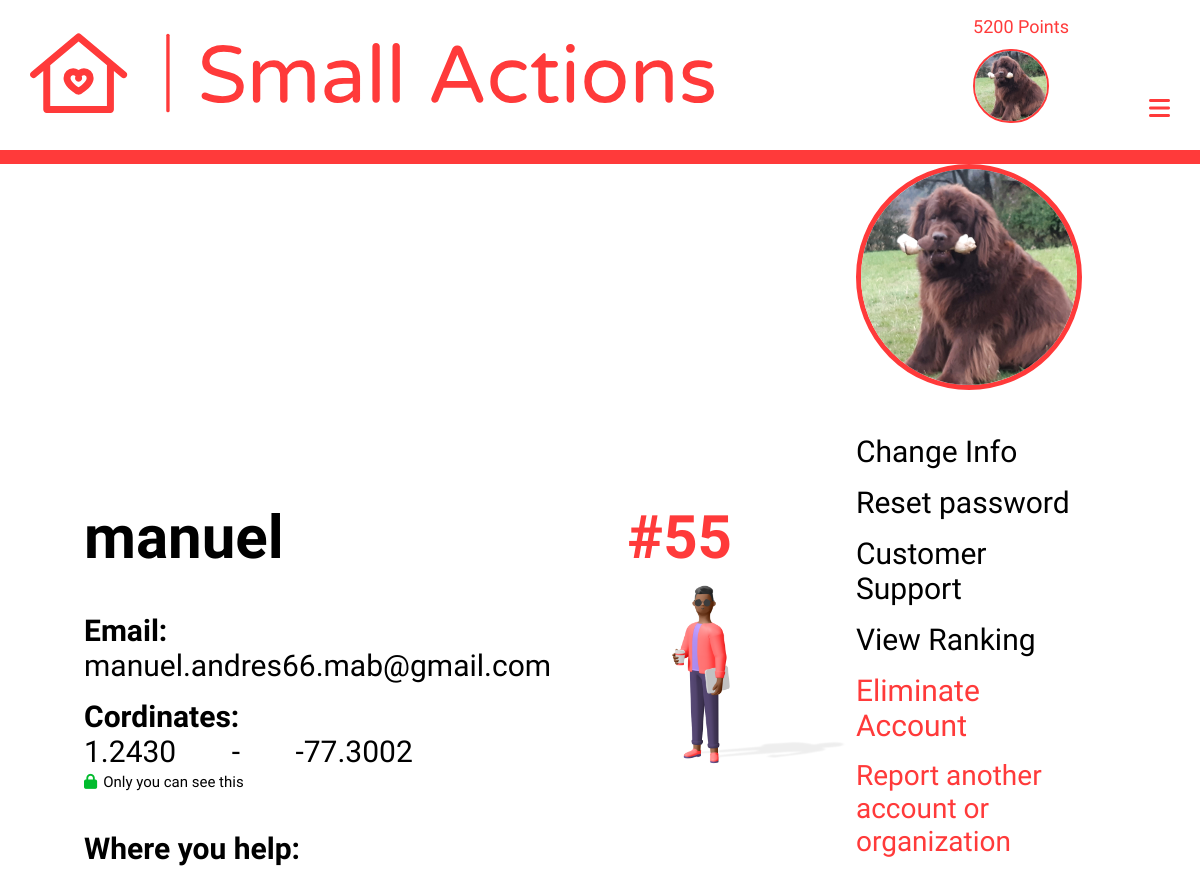
/account/ (signed in), run on an earlier commit of the app's database.
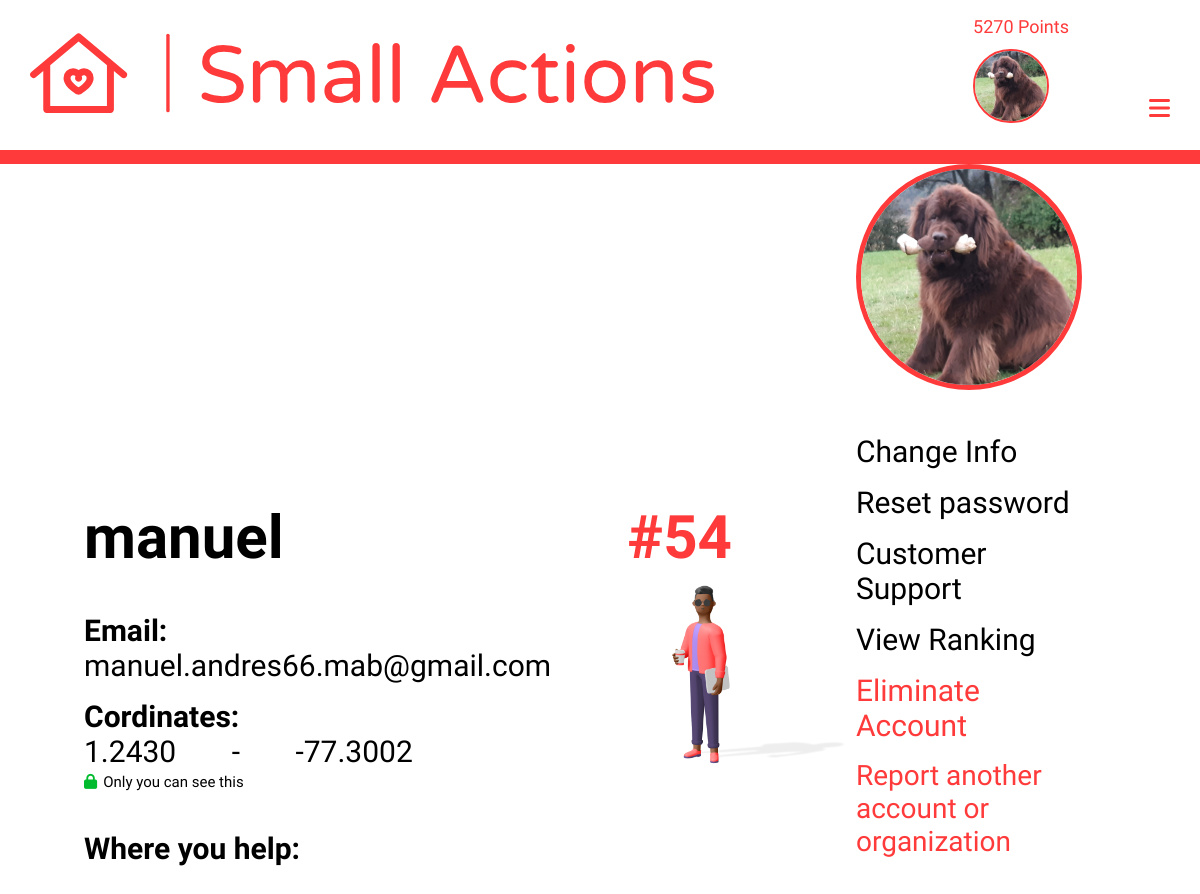
And on a later commit of the database.
### login/models.py (models this page shows)
class User(AbstractUser):
    points = models.PositiveIntegerField(default=0)
    photo = models.ImageField(upload_to="people", null=True, blank=True)
    latitude = models.DecimalField(max_digits=6, decimal_places=4, null=True, blank=True)
    longitude = models.DecimalField(max_digits=7, decimal_places=4, null=True, blank=True)
    visited = models.ManyToManyField(Help, related_name="persons_visited", null=True, blank=True)

### login/views.py (the view)
# urls.py: path('', views.account, name='account'),
@login_required(login_url='/account/login')
def account(request):
    user = User.objects.get(username=request.user)
    index = list(User.objects.order_by('-points')).index(user) + 1
    ctx = {'user' : user, 'index' : index}
    return render(request, 'login/account.html', ctx)

### templates/login/account.html (shortened to what this page needs)
<!DOCTYPE html>
{% load static %}
<html lang="en">
    <head>
        <link href='https://api.mapbox.com/mapbox-gl-js/v1.12.0/mapbox-gl.css' rel='stylesheet' />
        <link href="{% static 'login/css/account.css' %}" rel="stylesheet">
    </head>
    {% include 'maps/nav.html' %}
    <body>
        <div id='info'>
            <div>
                <h1>{{user.username}}</h1>
                <a href="{% url 'ranking' %}"><h2>#{{index}}</h2></a>
            </div>
            <div id="info_info">
                <div>
                    <h3>Email:</h3>
                    <h4>{{user.email}}</h4>
                </div>
                <div>
                    <h5 id="coordinates_title">Cordinates:</h5>
                    <h5><span id="latitude">{{user.latitude}}</span> <span>-</span> <span id="longitude">{{user.longitude}}</span></h5>
                    <p id="security"><i class="fas fa-lock"></i>Only you can see this</p>
                </div>
            </div>
            <img src="{% static 'login/images/account.png' %}" alt='person' id="person">
            <div>
                <h6 id="where">Where you help:</h6>
                <div id="map"></div>
            </div>
        </div>
        <div id="links">
            {% if request.user.photo %}
                <img src="{{request.user.photo.url}}" alt="account" id="account_photo">
            {% else %}
                <img src="{% static 'maps/images/logo_small_icon_only_inverted.png' %}" alt="account" id="account_prede">
            {% endif %}
            <div id="links_links">
                <a>Change Info</a>
                <a>Reset password</a>
                <a>Customer Support</a>
                <a href="{% url 'ranking' %}">View Ranking</a>
                <a class="danger">Eliminate Account</a>
                <a id="report" class="danger">Report another account or organization</a>
            </div>
        </div>
    </body>
</html>

### templates/maps/nav.html (shortened to what this page needs)
{% load static %}
<head>
    <link rel="stylesheet" href="{% static 'maps/css/nav.css' %}">
</head>
<body>
    <div id="all_bar">
        <div id="superior">
            <img src="{% static 'maps/images/logo.svg' %}" id="principal_logo" alt="logo">
            <div id="rigth_superior">
                {% if request.user.is_authenticated %}
                    <h6>{{request.user.points}} Points</h6>
                    {% if request.user.photo %}
                        <a href="{% url 'account' %}"><img src="{{request.user.photo.url}}" alt="account" id="porfile_photo_nav"></a>
                    {% else %}
                        <a href="{% url 'account' %}"><img src="{% static 'maps/images/logo_small_icon_only_inverted.png' %}" alt="account"></a>
                    {% endif %}
                {% else %}
                    <a href="{% url 'login' %}"><img src="{% static 'maps/images/logo_small_icon_only_inverted.png' %}" alt="account"></a>
                {% endif %}
                <i class="fas fa-bars" id="bars"></i>
            </div>
        </div>
        <div id="inferior">
        </div>
    </div>
</body>

What changed in the data, as far as the page shows it:
changed User "manuel": user.points "5200" → "5270"
Also different on the page:
{{ index }}: "55" → "54"
